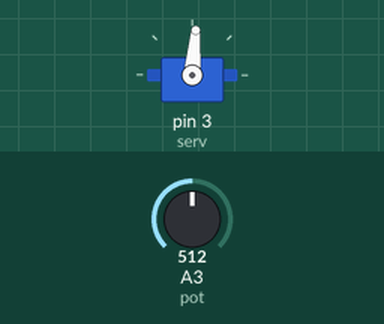
This sketch was run on a simulated Arduino Uno, built with avr-gcc and run on an emulated ATmega328P. Shown: servo. The test bench sets the inputs (shaded band); at power-on: A3 (pot) = 512.

Above: at 1.2 s.
1.3 s: A3 (pot) set to 716
At 2.5 s:
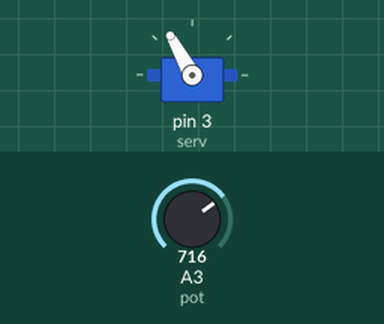
2.8 s: A3 (pot) set to 900
At 3.7 s:
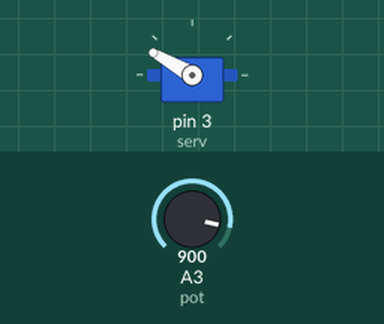
4.3 s: A3 (pot) set to 1023
At 4.8 s:
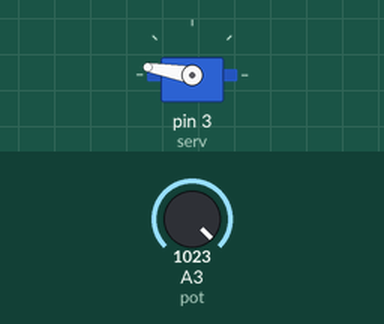
5.8 s: A3 (pot) set to 306
At 7.0 s:
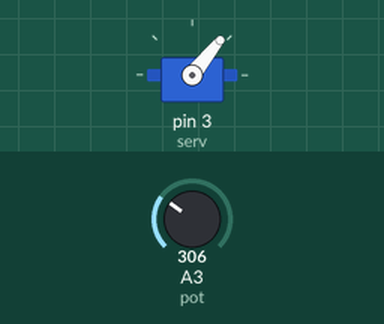
7.3 s: A3 (pot) set to 122
At 8.3 s:
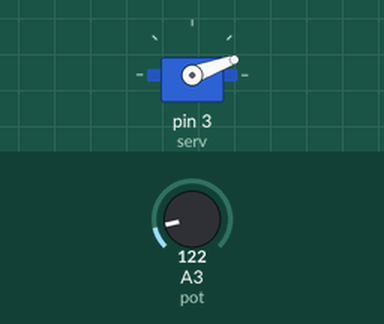
8.8 s: A3 (pot) set to 511
At 9.4 s:
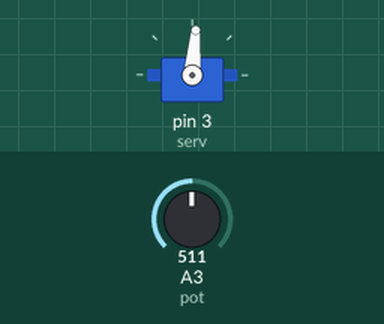
Timing chart, 0 to 11.3 s (numbered marks = the images above; inputs shaded):
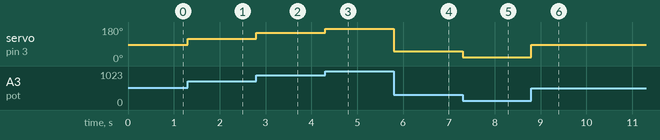

The sketch:

servoandpot.ino
```cpp
/*
online simulation: https://wokwi.com/projects/376903739492722689
*/

#include <Servo.h>

Servo serv;
int pot = A3;
int val;
int finalvalue;

void setup() {
  Serial.begin(115200);
  serv.attach(3);
  serv.write(90);
}

void loop() {
  /*
    min = 0 and max = 1023
  */
  val = analogRead(pot);

  // writing to the servo
  finalvalue = val/6;
  serv.write(finalvalue);
}
```

Measured:
- after the input at 1.3 s, servo on pin 3 (serv): 85° → 119° at once
- after the input at 2.8 s, servo on pin 3 (serv): 119° → 150° at once
- after the input at 4.3 s, servo on pin 3 (serv): 150° → 170° at once
- after the input at 5.8 s, servo on pin 3 (serv): 170° → 51° at once
- after the input at 7.3 s, servo on pin 3 (serv): 51° → 20° at once
- after the input at 8.8 s, servo on pin 3 (serv): 20° → 85° at once
